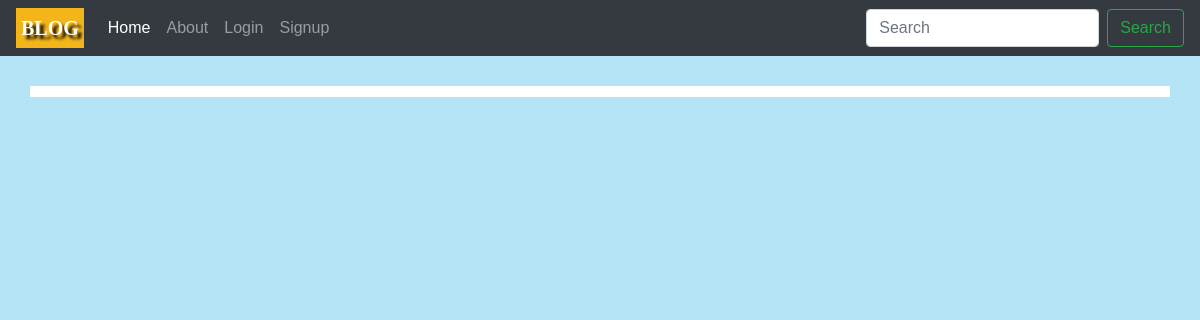
Page /home on the earlier database version.
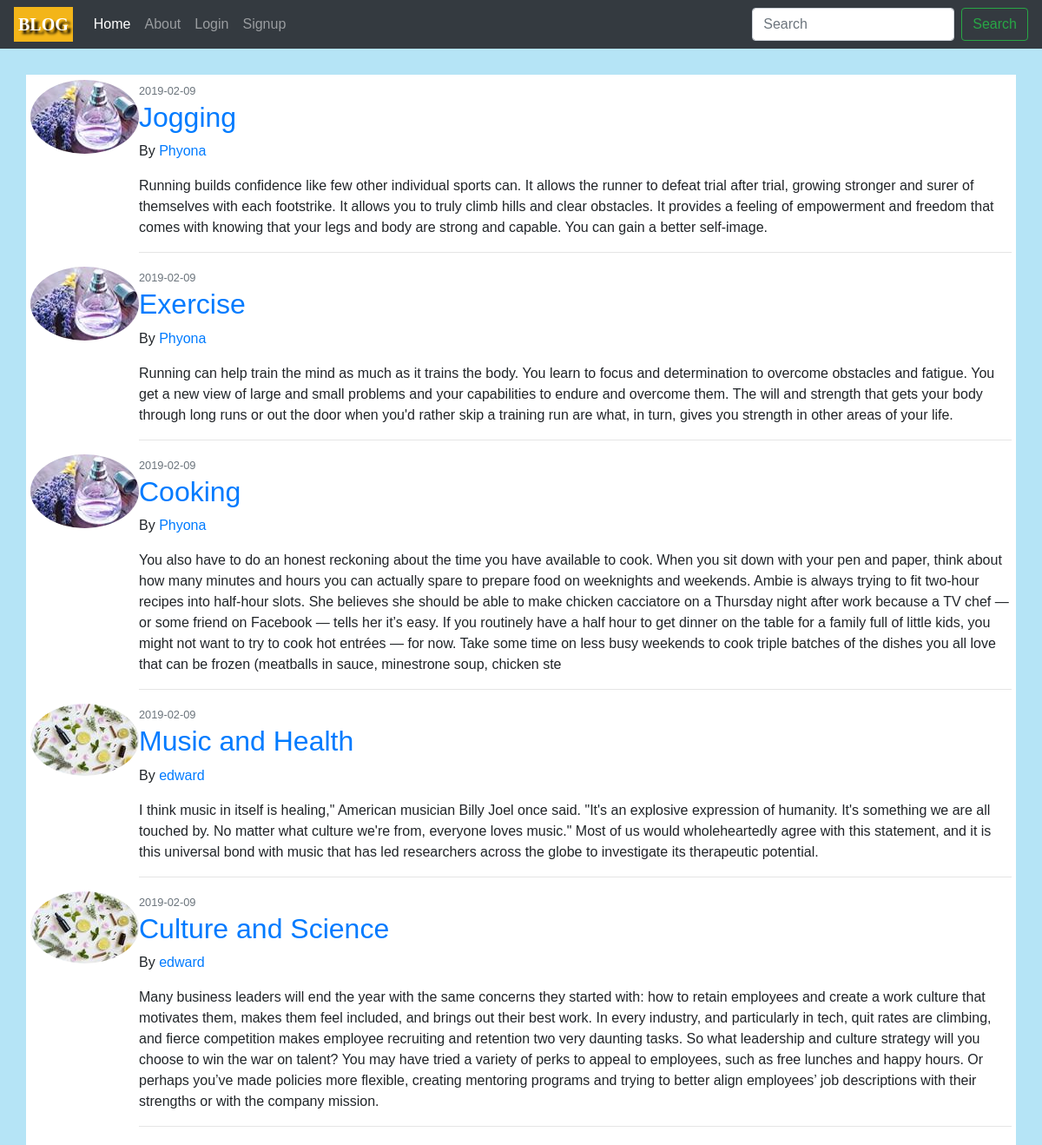
Same page on the later database version.
### flaskblog/models.py (models this page shows, shortened)
class Posts(db.Model):
    id = db.Column(db.Integer, primary_key=True)
    title = db.Column(db.String(25), unique=True, nullable=False)
    date_posted= db.Column(db.DateTime(25), nullable=False, default=datetime.utcnow)
    content = db.Column(db.Text(50), nullable=False)
    user_id = db.Column(db.Integer, db.ForeignKey('user.id'), nullable=False)

class User(db.Model, UserMixin):
    id = db.Column(db.Integer, primary_key=True)
    username = db.Column(db.String(25), unique=True, nullable=False)
    email = db.Column(db.String(25), unique=True, nullable=False)
    image_file = db.Column(db.String(20), nullable=False, default='default.jpg')
    password = db.Column(db.String(50), nullable=False)
    posts = db.relationship('Posts', backref='author', lazy=True)

### flaskblog/routes.py (the view)
@app.route("/")
@app.route("/home")
def home():
    page = request.args.get('page', 1, type=int)
    posts = Posts.query.paginate(page=page, per_page=5)
    return render_template('home.html', posts=posts)

### flaskblog/templates/home.html
{% extends "layout.html" %}
{% block content %}
       {% for post in posts.items %}
       <div class="media">
          <img class="rounded-circle"src="{{url_for('static', filename='profile_pic/' + post.author.image_file)}}" alt="">
              <div class="media-body">
                <small class="text-muted">{{post.date_posted.strftime('%Y-%m-%d')}}</small>
                <h2><a href="{{url_for('post', post_id=post.id) }}">{{post.title}}</a></h2>
                <p>By <a href="">{{post.author.username}}</a></p>
                <p>{{post.content}}</p>
                <hr>
              </div>
       </div>
       {% endfor %}
{% endblock content %}

### flaskblog/templates/layout.html (shortened to what this page needs)
<!DOCTYPE html>
<html>
<head>
    <link rel="stylesheet" href="https://stackpath.bootstrapcdn.com/bootstrap/4.1.3/css/bootstrap.min.css">
    <link rel="stylesheet" type="text/css" href="{{url_for ('static', filename='main.css')}}">
<body>
       <header class="blog-header">
        <nav class="navbar navbar-expand-lg navbar navbar-dark bg-dark">
                <a class="navbar-brand" href="home">BLOG</a>
                <div class="collapse navbar-collapse" id="navbarSupportedContent">
                  <ul class="navbar-nav mr-auto">
                    <li class="nav-item active">
                      <a class="nav-link" href="{{url_for('home')}}">Home </a>
                    </li>
                    <li class="nav-item">
                      <a class="nav-link" href="{{url_for('about')}}">About</a>
                    </li>
                    {%  if current_user.is_authenticated %}
                    <a class="nav-link" href="{{url_for('new_post')}}">New Post</a>
                    <a class="nav-link" href="{{url_for('account')}}">Account</a>
                    <a class="nav-link" href="{{url_for('logout')}}">Logout</a>
                    {% else %}
                    <li class="nav-item">
                      <a class="nav-link" href="{{url_for('login')}}">Login</a>
                    </li>
                    <li class="nav-item">
                      <a class="nav-link" href="{{url_for('register')}}">Signup</a>
                    </li>
                    {% endif %}
                    </ul>
                    <form class="form-inline my-2 my-lg-0">
                            <input class="form-control mr-sm-2" type="search" placeholder="Search" aria-label="Search">
                            <button class="btn btn-outline-success my-2 my-sm-0" type="submit">Search</button>
                          </form>
                        </div>
                </nav>
                </header>
    <div class="container">
          <div class="col-md-8">
            </div>
        {% block content %}
        {% endblock %}
        </div>
</body>
</html>

### flaskblog/static/main.css (style rules this page uses)
* { text-decoration: none; list-style: none; }
body { background-color: rgb(181, 228, 246); font-family: Arial, Helvetica, sans-serif; }
.navbar-brand { padding: 5px; font-family: harrington; font-weight: 700; text-shadow: 4px 4px 3px black; background-color: rgb(243, 181, 25); }
.container { padding: 5px; margin-top: 30px; background-color: white; }

Differences in the rows shown:
added Posts: image_file (picture), date_posted "2019-02-09", title "Jogging", author.username "Phyona", content "Running builds confidence like few other individual sports can. It allows the runner to defeat trial after trial, growing stronger and surer of themselves with each footstrike. It allows you to truly climb hills and clear obstacles. It provides a feeling of empowerment and freedom that comes with knowing that your legs and body are strong and capable. You can gain a better self-image."
added Posts: image_file (picture), date_posted "2019-02-09", title "Exercise", author.username "Phyona", content "Running can help train the mind as much as it trains the body. You learn to focus and determination to overcome obstacles and fatigue. You get a new view of large and small problems and your capabilities to endure and overcome them. The will and strength that gets your body through long runs or out the door when you'd rather skip a training run are what, in turn, gives you strength in other areas of your life."
added Posts: image_file (picture), date_posted "2019-02-09", title "Cooking", author.username "Phyona", content "You also have to do an honest reckoning about the time you have available to cook. When you sit down with your pen and paper, think about how many minutes and hours you can actually spare to prepare food on weeknights and weekends. Ambie is always trying to fit two-hour recipes into half-hour slots. She believes she should be able to make chicken cacciatore on a Thursday night after work because a TV chef — or some friend on Facebook — tells her it’s easy. If you routinely have a half hour to get dinner on the table for a family full of little kids, you might not want to try to cook hot entrées — for now. Take some time on less busy weekends to cook triple batches of the dishes you all love…"
added Posts: image_file (picture), date_posted "2019-02-09", title "Music and Health", author.username "edward", content "I think music in itself is healing,\" American musician Billy Joel once said. \"It's an explosive expression of humanity. It's something we are all touched by. No matter what culture we're from, everyone loves music.\" Most of us would wholeheartedly agree with this statement, and it is this universal bond with music that has led researchers across the globe to investigate its therapeutic potential."
added Posts: image_file (picture), date_posted "2019-02-09", title "Culture and Science", author.username "edward", content "Many business leaders will end the year with the same concerns they started with: how to retain employees and create a work culture that motivates them, makes them feel included, and brings out their best work. In every industry, and particularly in tech, quit rates are climbing, and fierce competition makes employee recruiting and retention two very daunting tasks. So what leadership and culture strategy will you choose to win the war on talent? You may have tried a variety of perks to appeal to employees, such as free lunches and happy hours. Or perhaps you’ve made policies more flexible, creating mentoring programs and trying to better align employees’ job descriptions with their…"
